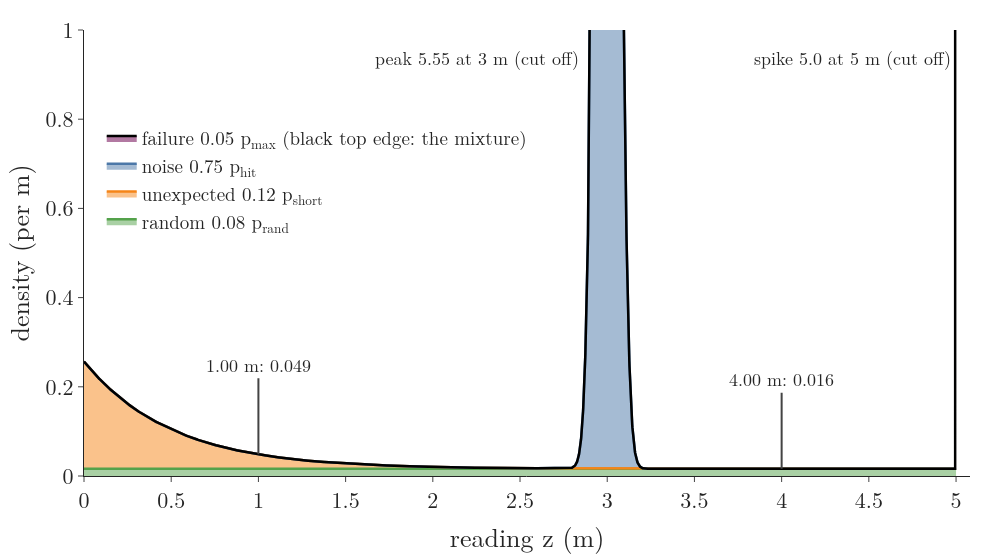

The Python source for this figure:
"""The beam model: 0.75 p_hit + 0.12 p_short + 0.05 p_max + 0.08 p_rand for the beam whose expected range is 3 m.
Each weighted part is drawn as a band stacked on the ones below; the top edge is the mixture. The max-range spike
(height 0.05 x 100 = 5) is cut off at the top of the plot. Run -> mixture.png"""
from pathlib import Path

import numpy as np
import plotly.graph_objects as go
from beammodel import W, ZSTAR, p_hit, p_max, p_rand, p_short
from gifkit import BLUE, FONT, GREEN, ORANGE, PURPLE

here = Path(__file__).parent
z = np.concatenate([np.linspace(0, 4.99, 6000), [4.9949, 4.995, 5.0]])
layers = [("random 0.08 p<sub>rand</sub>", W["rand"] * p_rand(z), GREEN),
          ("unexpected 0.12 p<sub>short</sub>", W["short"] * p_short(z, ZSTAR), ORANGE),
          ("noise 0.75 p<sub>hit</sub>", W["hit"] * p_hit(z, ZSTAR), BLUE),
          ("failure 0.05 p<sub>max</sub>", W["max"] * p_max(z), PURPLE)]
fig = go.Figure()
acc = np.zeros_like(z)
for name, y, c in layers:
    acc = acc + y
    top = name.startswith("failure")
    fig.add_trace(go.Scatter(x=z, y=acc.copy(), mode="lines", line=dict(color="black" if top else c, width=2.5),
                             fill="tonexty" if name[0] != "r" else "tozeroy", fillcolor=c if top else None,
                             name=name + (" (black top edge: the mixture)" if top else "")))
fig.update_layout(template="simple_white", width=1000, height=560, font=FONT, margin=dict(l=80, r=30, t=30, b=70),
                  legend=dict(x=0.02, y=0.8, bgcolor="rgba(255,255,255,0.8)", font_size=19))
fig.update_xaxes(title="reading z (m)", range=[0, 5.08], dtick=0.5)
fig.update_yaxes(title="density (per m)", range=[0, 1.0])
for x, yv, t in ((1.0, 0.0486, "1.00 m: 0.049"), (4.0, 0.016, "4.00 m: 0.016")):
    fig.add_annotation(x=x, y=yv, ax=0, ay=-90, text=t, font=dict(size=18), arrowwidth=2)
fig.add_annotation(x=2.85, y=0.97, text="peak 5.55 at 3 m (cut off)", showarrow=False, xanchor="right", yanchor="top", font_size=18)
fig.add_annotation(x=4.98, y=0.97, text="spike 5.0 at 5 m (cut off)", showarrow=False, xanchor="right", yanchor="top", font_size=18)
fig.write_image(here / "mixture.png", scale=1)
